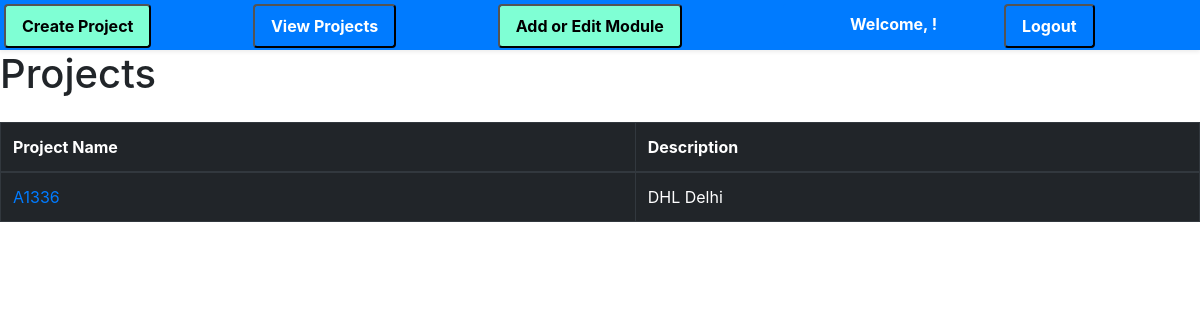
/project_list (signed in), run on an earlier commit of the app's database.
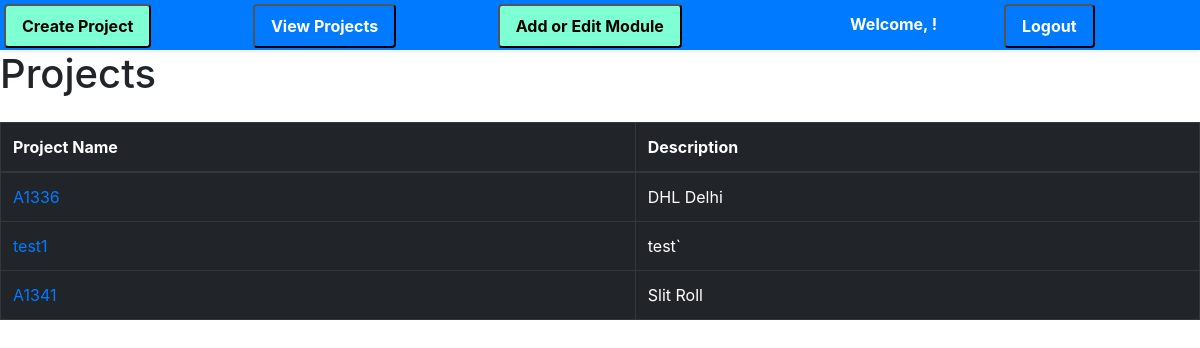
And on a later commit of the database.
### iol/models.py (models this page shows, shortened)
class Project(models.Model):
    name = models.CharField(max_length=50)
    description = models.TextField(max_length=500, blank=True)

### iol/views.py (the view)
# urls.py: path('project_list', views.project_list, name='project_list'),
@login_required(login_url="/accounts/login")
def project_list(request):
    projects = Project.objects.all()
    return render(request, 'projects/project_list.html', {'projects': projects})

### templates/projects/project_list.html
{% extends 'base/base.html' %}
{% block content %}
  <h1 class="mb-4">Projects</h1>
  <div class="table-responsive">
    <table class="table table-dark table-bordered">
      <thead>
        <tr>
          <th scope="col">Project Name</th>
          <th scope="col">Description</th>
        </tr>
      </thead>
      <tbody>
        {% for project in projects %}
          <tr>
            <td><a href="{% url 'project_detail' project_id=project.pk %}">{{ project.name }}</a></td>
            <td>{{ project.description }}</td>
          </tr>
        {% empty %}
          <tr>
            <td colspan="2">No projects yet.</td>
          </tr>
        {% endfor %}
      </tbody>
    </table>
  </div>
{% endblock %}

What changed in the data, as far as the page shows it:
added Project: name "test1", description "test`"
added Project: name "A1341", description "Slit Roll"
